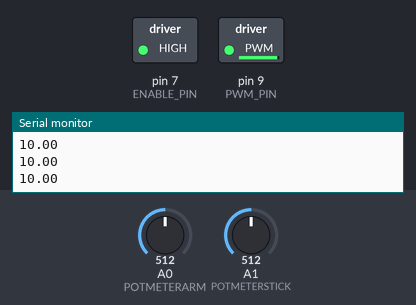
Bench run of a sketch on a simulated Arduino Uno, built with avr-gcc and run on an emulated ATmega328P. Shown: switched loads named in the sketch (green lamp = pin HIGH), the last lines printed to the serial monitor. The inputs (shaded band) are chosen by the test bench; at power-on: A0 (POTMETERARM) = 512, A1 (POTMETERSTICK) = 512.

Above: at 1.2 s.
1.3 s: A0 (POTMETERARM) set to 306
At 2.3 s:
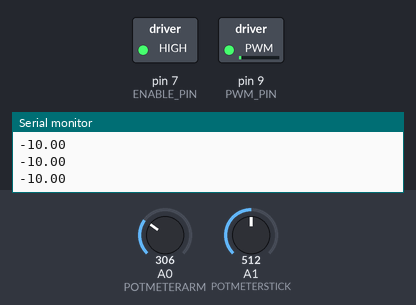
2.8 s: A0 (POTMETERARM) set to 511
At 3.4 s:
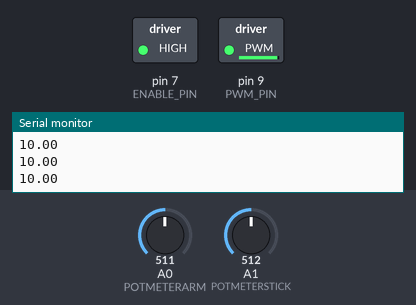
4.3 s: A0 (POTMETERARM) set to 122
At 5.8 s:
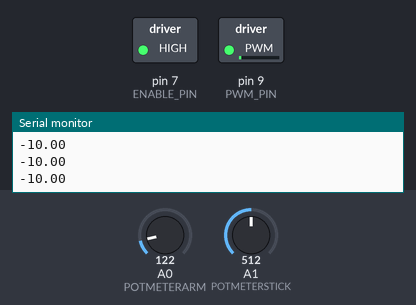
Timing chart, 0 to 7.3 s (numbered marks = the images above; inputs shaded):
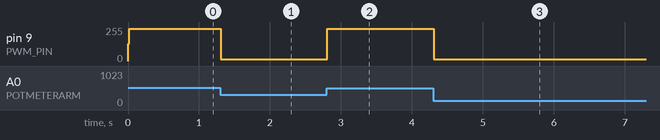

Measured:
- after the input at 1.3 s, pin 9 (PWM_PIN): 243/255 → 13/255 at once
- after the input at 2.8 s, pin 9 (PWM_PIN): 13/255 → 243/255 at once
- after the input at 4.3 s, pin 9 (PWM_PIN): 243/255 → 13/255 at once

The sketch:

ProperCode1stTest.ino
```cpp
#include "TimerOne.h"

//PINS
#define PWM_PIN 9
#define ENABLE_PIN 7
#define POTMETERARM A0
#define POTMETERSTICK A1
#define CURRENT_INPUT A5

//Physical values
#define La 0.33
#define Lalpha 0.533

//Conversion value
#define deg2rad (31.415926 / 1800.0)
#define curr0 512
#define amp2pwm (460.0/10.0)
#define avgFactor (2.0/6.0)

//Mapping value
//These values by were found by curve fitting on geogebra
#define mappingSlopeArm (63.11/204.8)
#define mappingConstArm (117.39)

#define mappingSlopeStick (63.88/204.8)
#define mappingConstStick (170.11)

//Limits for safety
#define setPointThetaAMax 0.7
#define setPointThetaAMin -0.7

#define refVoltMin (-10*0.8)
#define refVoltMax (10*0.8)

// Time constant
#define sampleTime 5000.0 //in micro seconds

//Controller characteristics
#define KpInner -50.0
#define KiInner (-15.0/1000000.0*sampleTime)
#define KdInner (-2.0*1000000.0/sampleTime)

#define KpOuter 0.0
#define KiOuter 0.0
#define KdOuter 0.0

//Analog reading of the potentiometer
double posStick=0, posArm=0;

//Actual interesting value of the stick and the arm
double distStick, angleArm ,angleStick;
double lastDistStick=0, lastAngleArm=0;

//Set point for the controllers
double setPointDist=0, setPointThetaA=0;

//Output inner loop
double refVolt;

//Controllers state
bool outerState=false, innerState=false;

//Value of the controllers
double intErrorArm=0, 	intErrorDist=0;
double dAngleArm=0, 	ddistStick=0;
double errorArm=0,		errorDist=0;

//PWM signal
int PWM;

void setup()
{
  noInterrupts();
  // setup timerOne, we use this library to get 10bit resolution for PWM.
  Timer1.initialize(200);
  Timer1.stop();        //stop the counter
  Timer1.restart();     //set the clock to zero
  Timer1.pwm(PWM_PIN, 512, 200);
  Timer1.attachInterrupt(calcPID, sampleTime);

  //PINMODE
  pinMode(PWM_PIN, OUTPUT);
  pinMode(ENABLE_PIN, OUTPUT);

  //Enable ESCON driver
  digitalWrite(ENABLE_PIN, LOW);  // disable ESCON to clear any errors
  delay(2000);
  digitalWrite(ENABLE_PIN, HIGH);  // enable ESCON

  //Serial intialization
  Serial.begin(57600);

  //Interrupts start
  interrupts();
}

void calcPID()
{
	// Outer loop controller first
	// Compute error values
	errorDist = setPointDist - distStick;

	//Integral part
	intErrorDist += KiOuter * errorDist;
	//Limiting the integral part
	if(intErrorDist > setPointThetaAMax) intErrorDist = setPointThetaAMax;
	else if(intErrorDist < setPointThetaAMin) intErrorDist = setPointThetaAMin;

	//Derivative part
	ddistStick = distStick - lastDistStick;

	// Compute output
	/*setPointThetaA = KpOuter * errorDist + intErrorDist - KdOuter * ddistStick; // Negative derivative. dSet - dMeas = -dMeas when setpoint doesn't change;
	if(setPointThetaA > setPointThetaAMax) setPointThetaA = setPointThetaAMax;
	else if(setPointThetaA < setPointThetaAMin) setPointThetaA = setPointThetaAMin;*/

	// Update previous values
	lastDistStick = distStick;


	// Inner loop controller
	// Compute error values
	errorArm = setPointThetaA - angleArm;

	//Integral part
	intErrorArm += KiInner * errorArm;
	//Limiting the integral part
	if(intErrorArm > refVoltMax) intErrorArm = refVoltMax;
	else if(intErrorArm < refVoltMin) intErrorArm = refVoltMin;

	//Derivative part
	dAngleArm = angleArm - lastAngleArm;

	//Compute output
	refVolt = KpInner * errorArm + intErrorArm - KdInner * dAngleArm;
	if(refVolt > refVoltMax) refVolt = refVoltMax;
	else if(refVolt < refVoltMin) refVolt = refVoltMin;

	//Update previous values
	lastAngleArm = angleArm;


	//Calculate and set output PWM
	PWM = curr0 + int(refVolt/0.8*amp2pwm); // 0.8 motor resistance and PWM sets current.
	Timer1.setPwmDuty(PWM_PIN, PWM);
	Serial.println(refVolt/0.8);
}

//Functions to simplify the program
void actualizeFeedbackValue(){
	//Actual position of the arm and the stick
	posArm=int(posArm*(1-avgFactor)+analogRead(POTMETERARM)*avgFactor);
	posStick=int(posStick*(1-avgFactor)+analogRead(POTMETERSTICK)*avgFactor);

	//Mapping the value of the potentiometer to physical value (stick distance and arm angle)
	angleArm = (mappingSlopeArm*posArm-mappingConstArm)*deg2rad;
	angleStick = (mappingSlopeStick*posStick-mappingConstStick)*deg2rad;
	//angle stick relative to the arm so change to it to correspond of the upright angle
	angleStick = angleArm+angleStick;
	distStick = La * sin(angleArm) + Lalpha * sin(angleStick);
}

bool test=true;
double previous=0;
void loop()
{
	double now=millis();
	actualizeFeedbackValue();
	//to check if it moves
	/*if (now-previous>=15000){
		if (test==true) setPointThetaA=0;
		else setPointThetaA=0.6;
		test=!test;
		previous=now;
	}*/
}


//If jacob solution has problem
/*
#include "PID_v1.h"

//PID ENABLING
PID outerController(&distStick, &setPointThetaA, &setPointDist, KpOuter, KiOuter, KdOuter, DIRECT);
PID innerController(&angleArm, &current, &setPointThetaA, KpInner, KiInner, KdInner, DIRECT);

void setup{
	//PID initialization
  	myPID.SetMode(AUTOMATIC);
  	myPID.SetOutputLimits(-11, 11);
  	myPID.SetSampleTime(5);
  	myPD.SetSampleTime(5);
  	myPD.SetMode(AUTOMATIC);
  	myPD.SetOutputLimits(-0.7, 0.7);
}

void loop(){
	//Outer loop control
	outerController.compute();
	//Minus the output of the controller
	if (outerState == true){
		setPointThetaA = -setPointThetaA;
	}

	//Inner loop control
	innerState = innerController.compute();
	//Conversion from current to PWM signal
	if (innerState == true){
		PWM = 512+current*512/11;
		//Minus the output
		PWM = 1024-PWM;
	}

	//Mesure so that the arm does not do circles
	if (posArm < 100 || posArm > 750) PWM = 512;
}*/
```
